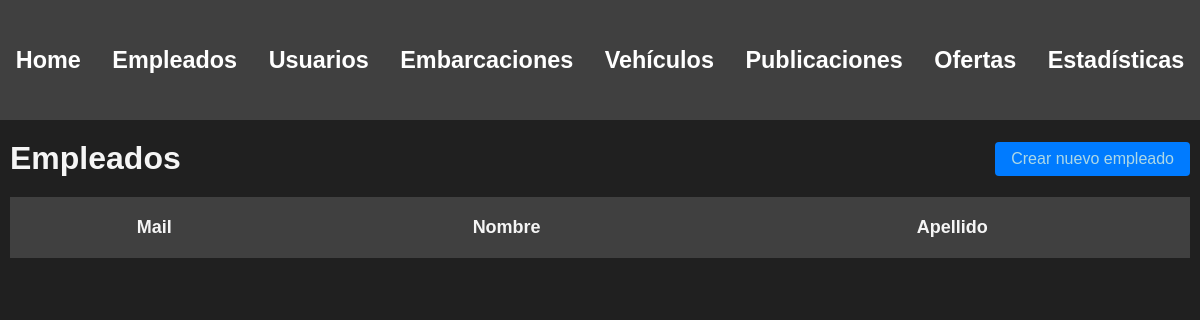
/administracion/empleados/ (signed in), run on an earlier commit of the app's database.
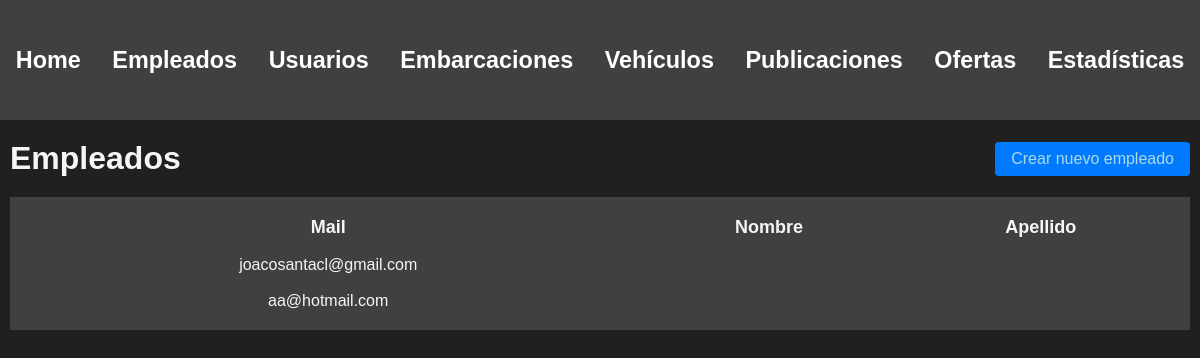
And on a later commit of the database.
### usuarios/models.py (models this page shows, shortened)
class Usuario(AbstractBaseUser, PermissionsMixin):
    nombre = models.CharField(max_length=50)
    apellido = models.CharField(max_length=50)
    fecha_nacimiento = models.DateField()
    telefono = models.CharField(max_length=13)
    mail = models.EmailField(max_length=50, unique=True)
    password = models.CharField(max_length=128)
    is_staff= models.BooleanField(default=False)
    is_blocked= models.BooleanField(default=False)
    USERNAME_FIELD = 'mail'
    REQUIRED_FIELDS = ['nombre', 'apellido', 'fecha_nacimiento', 'telefono']

### administrador/views.py (the view)
# urls.py: path('', include('empleados.urls')),
@login_required(login_url=reverse_lazy('home'))
def empleados(request):
    chequear_admin(request.user)
    usuarios = Usuario.objects.filter(is_staff=True).filter(is_superuser=False)
    return render(request, 'employees.html', {
        'usuarios' : usuarios
    })

### administrador/backend.py (called while the page is built)
def chequear_admin(user):
    if not user.is_superuser:
        return redirect('home')

### autenticacion/backend.py (called while the page is built)
    def get_user(self, user_id):
        UserModel = get_user_model()
        try:
            return UserModel.objects.get(pk=user_id)
        except UserModel.DoesNotExist:
            return None

### administrador/templates/employees.html (shortened to what this page needs)
{% extends 'layouts/navbar.html' %}
{% block content %}
<div class="header">
    <h1>Empleados</h1>
    <a href="{% url 'crear empleado' %}" class="btn btn-primary">Crear nuevo empleado</a>
</div>
<table>
    <thead>
        <tr>
            <th>Mail</th>
            <th>Nombre</th>
            <th>Apellido</th>
        </tr>
    </thead>
    <tbody>
        {% for usuario in usuarios %}
            <tr>
                <td>{{usuario.mail}}</td>
                <td>{{usuario.nombre}}</td>
                <td>{{usuario.apellido}}</td>
            </tr>
        {% endfor %}
    </tbody>
</table>
{% endblock %}

What changed in the data, as far as the page shows it:
added Usuario: mail "joacosantacl@gmail.com"
added Usuario: mail "aa@hotmail.com"
